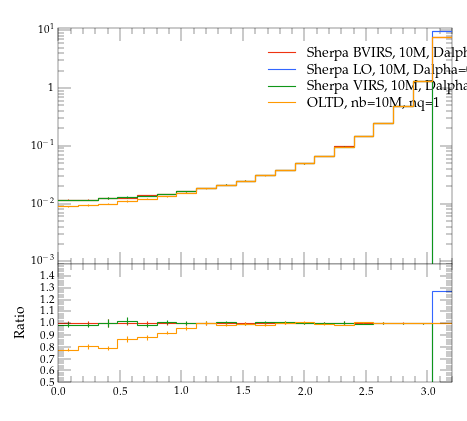

Generate this figure with Python:
#! /usr/bin/env python

# This Python script was auto-generated using YODA v2.0.0.
# Analysis object: /evtb/inc_tjb_dphi
# Timestamp: 15-04-2024 (14:31:35)

import matplotlib as mpl
import matplotlib.pyplot as plt
mpl.use('Agg') # comment out for interactive use
import os
import numpy as np

plotDir = os.path.split(os.path.realpath(__file__))[0]
if 'YODA_USER_PLOT_PATH' in globals():
    plot_outdir = globals()['YODA_USER_PLOT_PATH']
else:
    plot_outdir = plotDir

#plot style
plt.style.use(os.path.join(plotDir, '../default.mplstyle'))
# plot metadata
figW, figH = plt.rcParams['figure.figsize']
ax_xLabel = r''
ax_yLabel = r''
ax_title  = r''
ax_xScale = 'linear'
ax_yScale = 'log'
xLims = (0.0, 3.2)
yLims = (0.0009000000000000001, 11.0)

# TeX-friendly labels for the legend
labels = [ r"Sherpa BVIRS, 10M, Dalpha=0.01", r"Sherpa LO, 10M, Dalpha=0.01", r"Sherpa VIRS, 10M, Dalpha=0.01", r"OLTD, nb=10M, nq=1" ]

# Create figure and axis objects
fig, (ax, ratio0_ax) = plt.subplots(2, 1, sharex=True,
                  figsize=(figW,figH), gridspec_kw={'height_ratios': (2, 1)})
ratio0_ax.yaxis.set_major_locator(mpl.ticker.MultipleLocator(0.1))
ratio0_ax.set_ylim(0.5, 1.4999)
ratio0_ax.set_ylabel('Ratio')

# LineColor map: curve index -> color
linecolors = {0: '#EE3311', 1: '#3366FF', 2: '#109618', 3: '#FF9900'}
# the numerical data is stored in a separate file
dataf = dict()
prefix = os.path.split(__file__)[0]
if prefix:    prefix = prefix + '/'
exec(open(prefix+'inc_tjb_dphi__data.py').read(), dataf)


legend_handles = [] # keep track of handles for the legend

# style options for curves
# starts at zorder>=5 to draw curve on top of legend
styles = {
  'curve0': {
    'color' : linecolors[0],
    'linestyle' : '-',
    'marker' : 'o',
    'zorder' : 5,
    'histstyle' : True,
  },
  'curve1': {
    'color' : linecolors[1],
    'linestyle' : '-',
    'marker' : 'o',
    'zorder' : 6,
    'histstyle' : True,
  },
  'curve2': {
    'color' : linecolors[2],
    'linestyle' : '-',
    'marker' : 'o',
    'zorder' : 7,
    'histstyle' : True,
  },
  'curve3': {
    'color' : linecolors[3],
    'linestyle' : '-',
    'marker' : 'o',
    'zorder' : 8,
    'histstyle' : True,
  },
}
# curve from input yoda files in main panel
for label in dataf['yvals'].keys():
    if all(np.isnan(v) for v in dataf['yvals'][label]):
        continue
    tmp = None
    if styles[label]['histstyle']: # draw as histogram
        tmp, = ax.plot(dataf['xedges'], dataf['yedges'][label],
                       color=styles[label]['color'],
                       linestyle=styles[label]['linestyle'],
                       drawstyle='steps-pre', solid_joinstyle='miter',
                       zorder=styles[label]['zorder'], label=label)
        ax.errorbar(dataf['xpoints'], dataf['yvals'][label], color=styles[label]['color'],
                    xerr=dataf['xerrs'], yerr=[dataf['ydowns'][label], dataf['yups'][label]],
                    linestyle='none', zorder=styles[label]['zorder'])
    else: # draw as scatter
        tmp = ax.errorbar(dataf['xpoints'], dataf['yvals'][label],
                          xerr=dataf['xerrs'],
                          yerr=[ dataf['ydowns'][label],
                          dataf['yups'][label] ],
                          fmt=styles[label]['marker'],
                          ecolor=styles[label]['color'],
                          color=styles[label]['color'], zorder=2)
        tmp[-1][0].set_linestyle(styles[label]['linestyle'])
    legend_handles += [tmp]
    for varLabel in dataf['variation_yvals'].keys():
        if varLabel.startswith(label):
            tmp, = ax.plot(dataf['xedges'], dataf['variation_yvals'][varLabel],
                           color=styles[label]['color'],
                           linestyle=styles[label]['linestyle'],
                           drawstyle='steps-pre', solid_joinstyle='miter',
                           zorder=styles[label]['zorder'], alpha=0.5)


# plots on ratio panel
# curve from input yoda files in ratio panel
for label, yvals in dataf['ratio0_yvals'].items():
    if all(np.isnan(v) for v in yvals):
        continue
    if styles[label]['histstyle']: # plot as histogram
        ratio0_ax.plot(dataf['xedges'], yvals,
                       color=styles[label]['color'],
                       linestyle=styles[label]['linestyle'],
                       drawstyle='steps-pre', zorder=1,
                       solid_joinstyle='miter')
        ratio0_ax.vlines(dataf['xpoints'],
                         dataf['ratio0_ymin'][label],
                         dataf['ratio0_ymax'][label],
                         color=styles[label]['color'], zorder=1)
    else: # plot as scatter
        tmp = ratio0_ax.errorbar(dataf['xpoints'],
                                 yvals, xerr=dataf['xerrs'],
                                 yerr=dataf['ratio0_yerrs'][label],
                                 fmt=styles[label]['marker'],
                                 ecolor=styles[label]['color'],
                                 color=styles[label]['color'])
        tmp[-1][0].set_linestyle(styles[label]['linestyle'])

    for varlabel in dataf['ratio0_variation_vals'].keys():
        if varlabel.startswith(label):
            ratio0_ax.plot(dataf['xedges'],
                            dataf['ratio0_variation_vals'][varlabel],
                            color=styles[label]['color'],
                            linestyle=styles[label]['linestyle'],
                            drawstyle='steps-pre', solid_joinstyle='miter',
                            zorder=1, alpha=0.5)

legend_pos = (0.5, 0.97)
ax.legend(legend_handles, labels, loc='upper left', bbox_to_anchor=legend_pos)

# set plot metadata as defined above
ratio0_ax.set_xlabel(ax_xLabel)
ratio0_ax.xaxis.set_label_coords(1., -.15)
ax.set_ylabel(ax_yLabel, loc='top')
ax.set_title(ax_title, loc='left')
ax.set_xscale(ax_xScale)
ax.set_yscale(ax_yScale)
ax.set_xlim(xLims)
ax.set_ylim(yLims)

# tick formatting
plt.rcParams['xtick.top'] = True
plt.rcParams['ytick.right'] = True
ax.yaxis.set_major_locator(mpl.ticker.LogLocator(base=10.0, numticks=np.inf))
ax.yaxis.set_minor_locator(mpl.ticker.LogLocator(
                           base=10.0, subs=np.arange(0.1, 1, 0.1), numticks=np.inf))
fig.align_ylabels((ax, ratio0_ax))
plt.savefig(os.path.join(plot_outdir, 'inc_tjb_dphi.pdf'), format='PDF')
plt.savefig(os.path.join(plot_outdir, 'inc_tjb_dphi.png'), format='PNG')

plt.close(fig)
